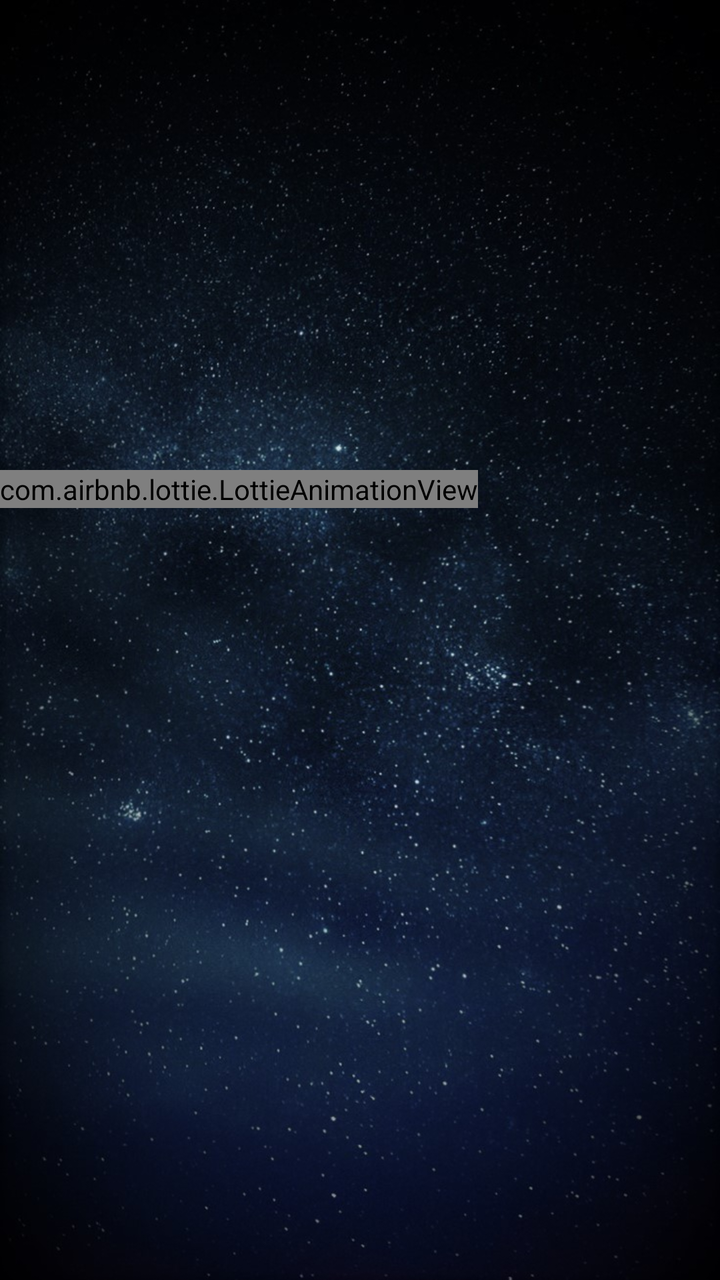
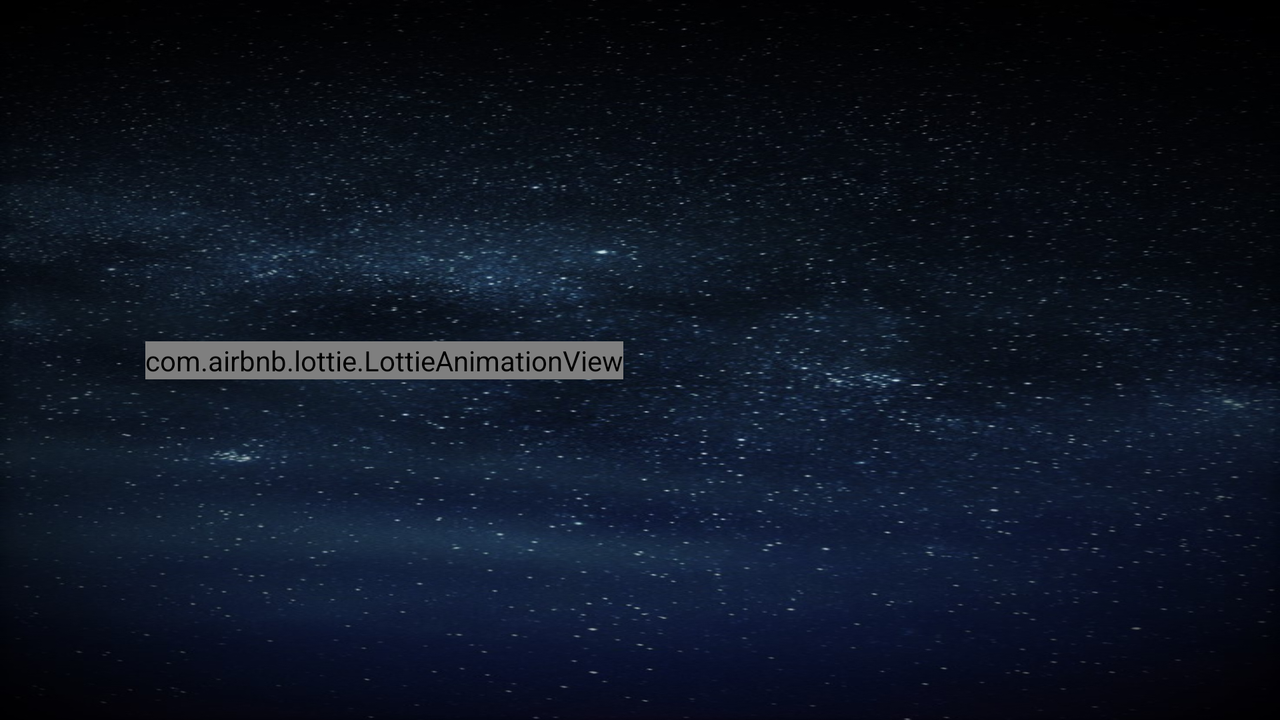

One screen, two layout resources from the same app: the default and the author's alternative for another configuration. Each is rendered where Android would select it; the XML of both is given below.
<!-- AndroidManifest.xml: application theme Theme.DeepSleep -->
<!-- res/layout/activity_alarm.xml -->
<?xml version="1.0" encoding="utf-8"?>
<androidx.constraintlayout.widget.ConstraintLayout
    xmlns:android="http://schemas.android.com/apk/res/android"
    xmlns:app="http://schemas.android.com/apk/res-auto"
    xmlns:tools="http://schemas.android.com/tools"
    android:layout_width="match_parent"
    android:layout_height="match_parent"
    tools:context=".alarm.AlarmActivity"
    android:background="@drawable/stars1">

    <com.airbnb.lottie.LottieAnimationView
        android:id="@+id/alarm_animation"
        android:layout_width="wrap_content"
        android:layout_height="wrap_content"
        app:lottie_rawRes="@raw/bell"
        app:lottie_autoPlay="true"
        app:lottie_loop="true"

        app:layout_constraintTop_toTopOf="parent"
        app:layout_constraintLeft_toLeftOf="parent"
        app:layout_constraintBottom_toTopOf="@id/linear_layout"/>

    <Button
        android:id="@+id/question"
        android:text="22 + 33 = ?"
        android:textSize="@dimen/button_morning_test_text_size"
        android:layout_width="wrap_content"
        android:layout_height="wrap_content"
        android:layout_marginBottom="@dimen/button_answers_margins"
        android:clickable="false"
        android:visibility="invisible"

        app:layout_constraintLeft_toLeftOf="parent"
        app:layout_constraintRight_toRightOf="parent"
        app:layout_constraintBottom_toTopOf="@id/linear_layout"

        style="@style/Widget.MaterialComponents.Button"

        android:backgroundTint="@color/secondaryColor"
        />

    <Button
        android:id="@+id/stop"
        android:text="@string/stop_alarm_label"
        android:textSize="24sp"
        android:layout_width="wrap_content"
        android:layout_height="wrap_content"
        android:padding="15dp"
        android:visibility="invisible"

        app:layout_constraintLeft_toLeftOf="parent"
        app:layout_constraintRight_toRightOf="parent"
        app:layout_constraintBottom_toTopOf="@id/linear_layout"

        style="@style/Widget.MaterialComponents.Button"

        android:backgroundTint="@color/secondaryColor"
        />


    <androidx.constraintlayout.widget.ConstraintLayout
        android:id="@+id/linear_layout"
        android:layout_width="match_parent"
        android:layout_height="wrap_content"
        android:layout_marginBottom="@dimen/bottom_margin_answers"
        android:layout_marginTop="@dimen/button_answers_margins"

        app:layout_constraintLeft_toLeftOf="parent"
        app:layout_constraintRight_toRightOf="parent"
        app:layout_constraintBottom_toBottomOf="parent">


        <Button
            android:id="@+id/first_answer"
            android:layout_width="wrap_content"
            android:layout_height="wrap_content"
            android:text="53"
            android:textSize="@dimen/button_morning_test_text_size"
            android:visibility="invisible"

            style="@style/Widget.MaterialComponents.Button"
            android:backgroundTint="@color/secondaryColor"

            app:layout_constraintLeft_toLeftOf="parent"
            app:layout_constraintBottom_toBottomOf="parent"
            app:layout_constraintRight_toLeftOf="@id/second_answer"
            />
        <Button
            android:id="@+id/second_answer"
            android:layout_width="wrap_content"
            android:layout_height="wrap_content"
            android:text="17"
            android:textSize="@dimen/button_morning_test_text_size"
            android:visibility="invisible"

            style="@style/Widget.MaterialComponents.Button"
            android:backgroundTint="@color/secondaryColor"

            app:layout_constraintLeft_toRightOf="@id/first_answer"
            app:layout_constraintBottom_toBottomOf="parent"
            app:layout_constraintRight_toLeftOf="@id/third_answer"
            />
        <Button
            android:id="@+id/third_answer"
            android:layout_width="wrap_content"
            android:layout_height="wrap_content"
            android:text="55"
            android:textSize="@dimen/button_morning_test_text_size"
            android:visibility="invisible"

            style="@style/Widget.MaterialComponents.Button"
            android:backgroundTint="@color/secondaryColor"

            app:layout_constraintLeft_toRightOf="@id/second_answer"
            app:layout_constraintBottom_toBottomOf="parent"
            app:layout_constraintRight_toRightOf="parent"
            />
    </androidx.constraintlayout.widget.ConstraintLayout>

</androidx.constraintlayout.widget.ConstraintLayout>
<!-- resources referenced by this layout -->
<resources>
  <color name="secondaryColor">#9fa8da</color>
  <dimen name="bottom_margin_answers">100sp</dimen>
  <dimen name="button_answers_margins">60sp</dimen>
  <dimen name="button_morning_test_text_size">32sp</dimen>
  <!-- drawable stars1: jpg bitmap (drawable, 198260 bytes) -->
  <string name="stop_alarm_label">STOP</string>
  <style name="Theme.DeepSleep" parent="Theme.MaterialComponents.DayNight.NoActionBar">
          
          <item name="colorPrimary">@color/primaryColor</item>
          <item name="colorPrimaryVariant">@color/primaryLightColor</item>
          <item name="colorOnPrimary">@color/primaryTextColor</item>
  
          
          <item name="colorSecondary">@color/secondaryColor</item>
          <item name="colorSecondaryVariant">@color/secondaryLightColor</item>
          <item name="colorOnSecondary">@color/secondaryTextColor</item>
  
          
          <item name="android:statusBarColor" tools:targetApi="l">?attr/colorPrimaryVariant</item>
          
  
  
      </style>
  <color name="primaryColor">#c5cae9</color>
  <color name="primaryLightColor">#f8fdff</color>
  <color name="primaryTextColor">#000000</color>
  <color name="secondaryLightColor">#d1d9ff</color>
  <color name="secondaryTextColor">#000000</color>
</resources>
<!-- res/layout-land/activity_alarm.xml (the author's variant of the layout above) -->
<!-- drawn on the phone turned sideways -->
<?xml version="1.0" encoding="utf-8"?>
<androidx.constraintlayout.widget.ConstraintLayout
    xmlns:android="http://schemas.android.com/apk/res/android"
    xmlns:app="http://schemas.android.com/apk/res-auto"
    xmlns:tools="http://schemas.android.com/tools"
    android:layout_width="match_parent"
    android:layout_height="match_parent"
    tools:context=".alarm.AlarmActivity"
    android:background="@drawable/stars1_rotated">


    <androidx.constraintlayout.widget.Guideline
        android:id="@+id/guideline"
        android:layout_width="wrap_content"
        android:layout_height="match_parent"
        android:orientation="vertical"
        app:layout_constraintGuide_percent="0.6"

        />


    <com.airbnb.lottie.LottieAnimationView
        android:id="@+id/alarm_animation"
        android:layout_width="wrap_content"
        android:layout_height="wrap_content"
        app:lottie_rawRes="@raw/bell"
        app:lottie_autoPlay="true"
        app:lottie_loop="true"

        app:layout_constraintTop_toTopOf="parent"
        app:layout_constraintLeft_toLeftOf="parent"
        app:layout_constraintRight_toLeftOf="@id/guideline"
        app:layout_constraintBottom_toBottomOf="parent"/>

    <Button
        android:id="@+id/question"
        android:text="22 + 33 = ?"
        android:textSize="@dimen/button_morning_test_text_size"
        android:layout_width="wrap_content"
        android:layout_height="wrap_content"
        android:layout_marginTop="@dimen/button_answers_margins"
        android:clickable="false"
        android:visibility="invisible"

        app:layout_constraintLeft_toLeftOf="@id/guideline"
        app:layout_constraintTop_toTopOf="parent"
        app:layout_constraintRight_toRightOf="parent"

        style="@style/Widget.MaterialComponents.Button"

        android:backgroundTint="@color/secondaryColor"
        />

    <Button
        android:id="@+id/stop"
        android:text="@string/stop_alarm_label"
        android:textSize="24sp"
        android:layout_width="wrap_content"
        android:layout_height="wrap_content"
        android:padding="15dp"
        android:visibility="invisible"

        app:layout_constraintLeft_toLeftOf="@id/guideline"
        app:layout_constraintRight_toRightOf="parent"
        app:layout_constraintTop_toTopOf="parent"
        app:layout_constraintBottom_toBottomOf="parent"

        style="@style/Widget.MaterialComponents.Button"

        android:backgroundTint="@color/secondaryColor"
        />


    <androidx.constraintlayout.widget.ConstraintLayout
        android:id="@+id/linear_layout"
        android:layout_width="wrap_content"
        android:layout_height="wrap_content"
        android:layout_marginTop="@dimen/button_answers_margins"
        android:layout_marginBottom="20dp"

        app:layout_constraintTop_toBottomOf="@id/question"
        app:layout_constraintLeft_toLeftOf="@id/guideline"
        app:layout_constraintRight_toRightOf="parent"
        app:layout_constraintBottom_toBottomOf="parent">


        <Button
            android:id="@+id/first_answer"
            android:layout_width="wrap_content"
            android:layout_height="wrap_content"
            android:text="53"
            android:textSize="@dimen/button_morning_test_text_size"
            android:visibility="invisible"

            style="@style/Widget.MaterialComponents.Button"
            android:backgroundTint="@color/secondaryColor"

            app:layout_constraintLeft_toLeftOf="parent"
            app:layout_constraintRight_toRightOf="parent"
            app:layout_constraintTop_toTopOf="parent"
            app:layout_constraintBottom_toTopOf="@id/second_answer"
            />
        <Button
            android:id="@+id/second_answer"
            android:layout_width="wrap_content"
            android:layout_height="wrap_content"
            android:text="17"
            android:textSize="@dimen/button_morning_test_text_size"
            android:visibility="invisible"

            style="@style/Widget.MaterialComponents.Button"
            android:backgroundTint="@color/secondaryColor"

            app:layout_constraintLeft_toLeftOf="parent"
            app:layout_constraintRight_toRightOf="parent"
            app:layout_constraintTop_toBottomOf="@id/first_answer"
            app:layout_constraintBottom_toTopOf="@id/third_answer"
            />
        <Button
            android:id="@+id/third_answer"
            android:layout_width="wrap_content"
            android:layout_height="wrap_content"
            android:text="55"
            android:textSize="@dimen/button_morning_test_text_size"
            android:visibility="invisible"

            style="@style/Widget.MaterialComponents.Button"
            android:backgroundTint="@color/secondaryColor"

            app:layout_constraintLeft_toLeftOf="parent"
            app:layout_constraintRight_toRightOf="parent"
            app:layout_constraintTop_toBottomOf="@id/second_answer"
            app:layout_constraintBottom_toBottomOf="parent"
            />
    </androidx.constraintlayout.widget.ConstraintLayout>

</androidx.constraintlayout.widget.ConstraintLayout>
<!-- resources referenced by the variant -->
<!-- as the phone turned sideways resolves them -->
<resources>
  <color name="secondaryColor">#9fa8da</color>
  <dimen name="button_answers_margins">60sp</dimen>
  <dimen name="button_morning_test_text_size">32sp</dimen>
  <!-- drawable stars1_rotated: jpg bitmap (drawable, 198260 bytes) -->
  <string name="stop_alarm_label">STOP</string>
  <style name="Theme.DeepSleep" parent="Theme.MaterialComponents.DayNight.NoActionBar">
          
          <item name="colorPrimary">@color/primaryColor</item>
          <item name="colorPrimaryVariant">@color/primaryLightColor</item>
          <item name="colorOnPrimary">@color/primaryTextColor</item>
  
          
          <item name="colorSecondary">@color/secondaryColor</item>
          <item name="colorSecondaryVariant">@color/secondaryLightColor</item>
          <item name="colorOnSecondary">@color/secondaryTextColor</item>
  
          
          <item name="android:statusBarColor" tools:targetApi="l">?attr/colorPrimaryVariant</item>
          
  
  
      </style>
  <color name="primaryColor">#c5cae9</color>
  <color name="primaryLightColor">#f8fdff</color>
  <color name="primaryTextColor">#000000</color>
  <color name="secondaryLightColor">#d1d9ff</color>
  <color name="secondaryTextColor">#000000</color>
</resources>
